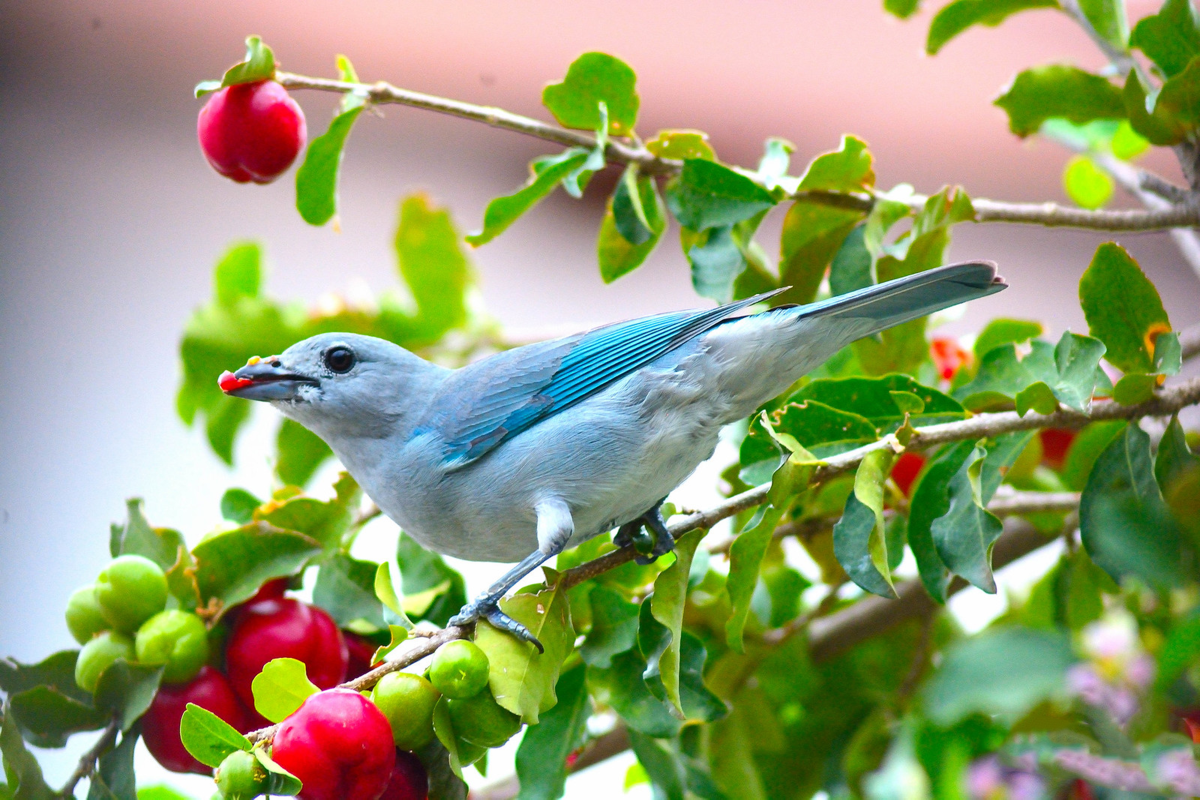
#> input picture images/image1.jpg, 6000 x 3998 px (shown at 1/5 size)
$ python lesson1_image_basics.py
#> lines starting #> are read from the running program, lines starting #| are printed output that depends on the picture
import cv2
import numpy as np

# Load image and reade

img = cv2.imread("images/image1.jpg")
#> img is the input picture: shape (3998, 6000, 3); mean B, G, R 113.7, 155.8, 145.9


print(type(img))
#| <class 'numpy.ndarray'>
print(img.shape)
#| (3998, 6000, 3)

# image resize
re_img = cv2.resize(img,(500,400))
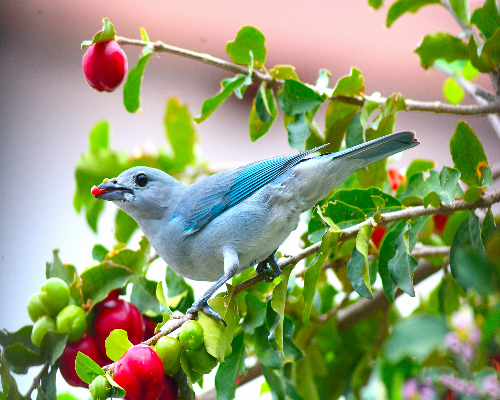
#> re_img: shape (400, 500, 3); mean B, G, R 113.5, 155.7, 145.8

cv2.imshow('Resize imge',re_img)
cv2.waitKey(0)

# image convert to grayscale

img_gray = cv2.cvtColor(re_img, cv2.COLOR_BGR2GRAY)
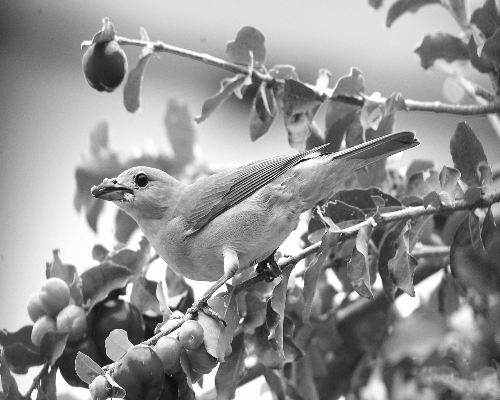
#> img_gray: shape (400, 500); min 9, max 255, mean 147.9
print(img_gray.shape)
#| (400, 500)

cv2.imshow('Convert Grayscale color',img_gray)
cv2.waitKey(0)

# Playing with RGB channels
# remove blue color
re_img[:,:,0] = 0
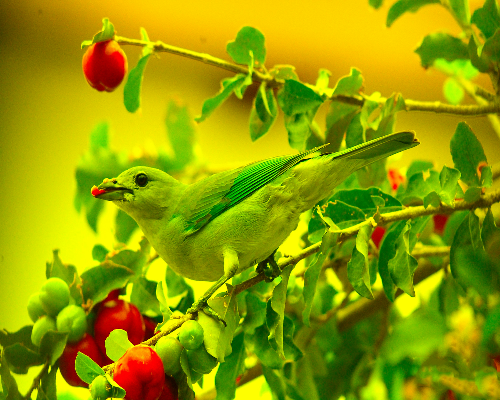
#> re_img: shape (400, 500, 3); mean B, G, R 0, 155.7, 145.8
cv2.imshow('Remove Blue color',re_img)
cv2.waitKey(0)

#remove green color
re_img[:,:,1] = 0
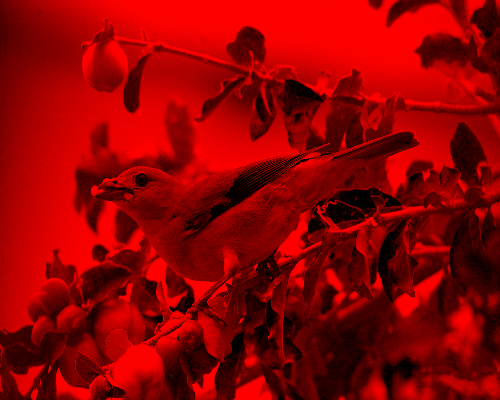
#> re_img: shape (400, 500, 3); mean B, G, R 0, 0, 145.8
cv2.imshow('Remove Green color',re_img)
cv2.waitKey(0)

#remove red color
re_img = cv2.resize(img,(500,400))
re_img[:,:,2] = 0
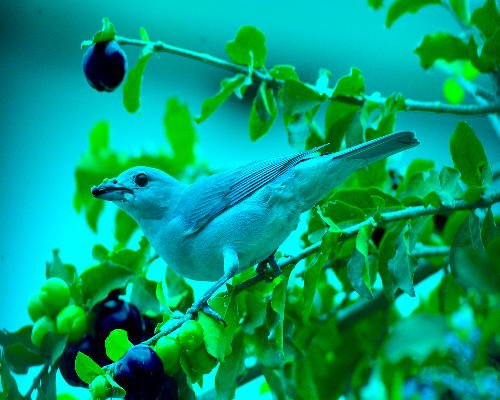
#> re_img: shape (400, 500, 3); mean B, G, R 113.5, 155.7, 0
cv2.imshow('Remove Red color',re_img)
cv2.waitKey(0)

cv2.destroyAllWindows()

$ run again, with images/image2.jpg copied over images/image1.jpg
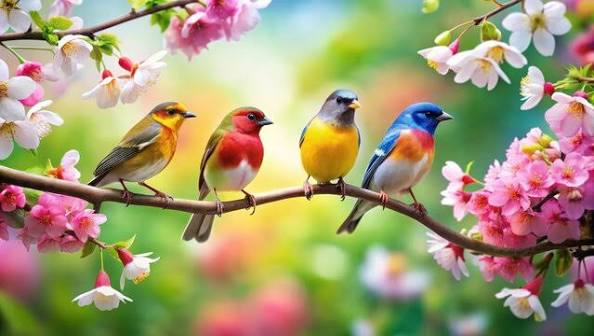
#> input picture images/image2.jpg, 594 x 336 px
#> img is the input picture: shape (336, 594, 3); mean B, G, R 115.4, 154.7, 163.2
#| <class 'numpy.ndarray'>
#| (336, 594, 3)
#> `img_gray = cv2.cvtColor(re_img, cv2.COLOR_BGR2GRAY)`:
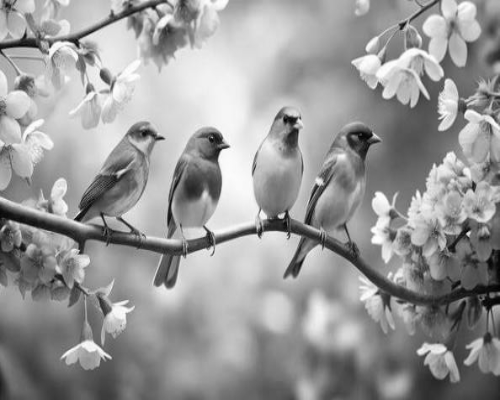
#> img_gray: shape (400, 500); min 1, max 255, mean 152.6
#| (400, 500)
#> `re_img[:,:,2] = 0`:
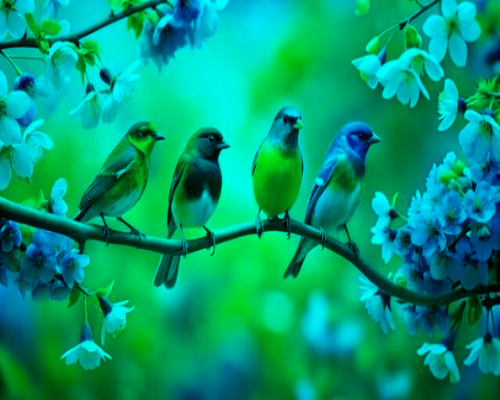
#> re_img: shape (400, 500, 3); mean B, G, R 115.3, 154.6, 0

$ run again, with images/image4.jpg copied over images/image1.jpg
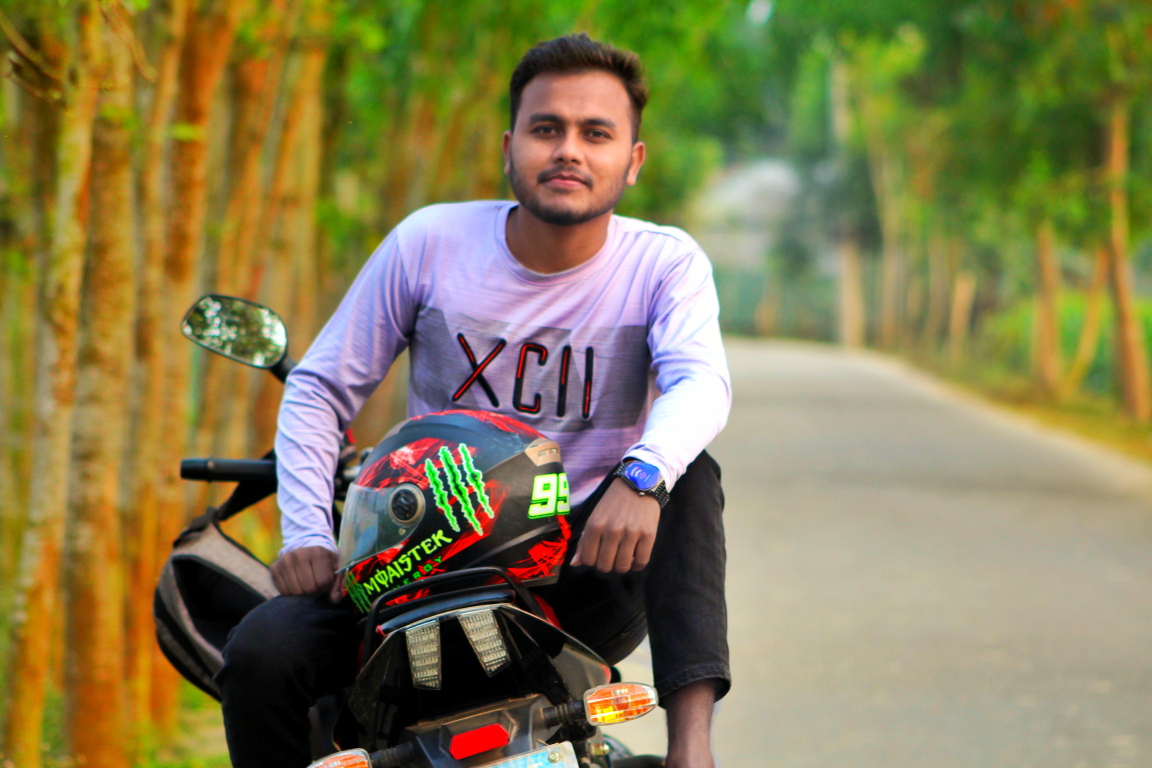
#> input picture images/image4.jpg, 3456 x 2304 px (shown at 1/3 size)
#> img is the input picture: shape (2304, 3456, 3); mean B, G, R 82.8, 125.3, 134.5
#| <class 'numpy.ndarray'>
#| (2304, 3456, 3)
#> `img_gray = cv2.cvtColor(re_img, cv2.COLOR_BGR2GRAY)`:
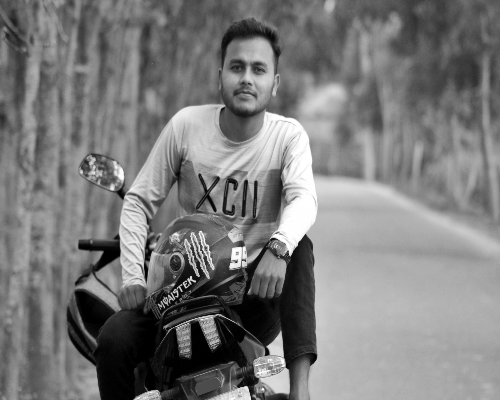
#> img_gray: shape (400, 500); min 0, max 255, mean 123.1
#| (400, 500)
#> `re_img[:,:,2] = 0`:
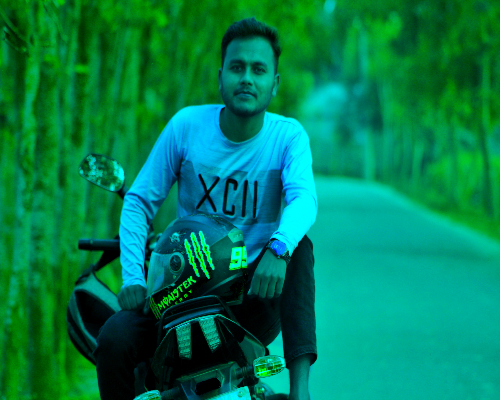
#> re_img: shape (400, 500, 3); mean B, G, R 82.7, 125.2, 0
